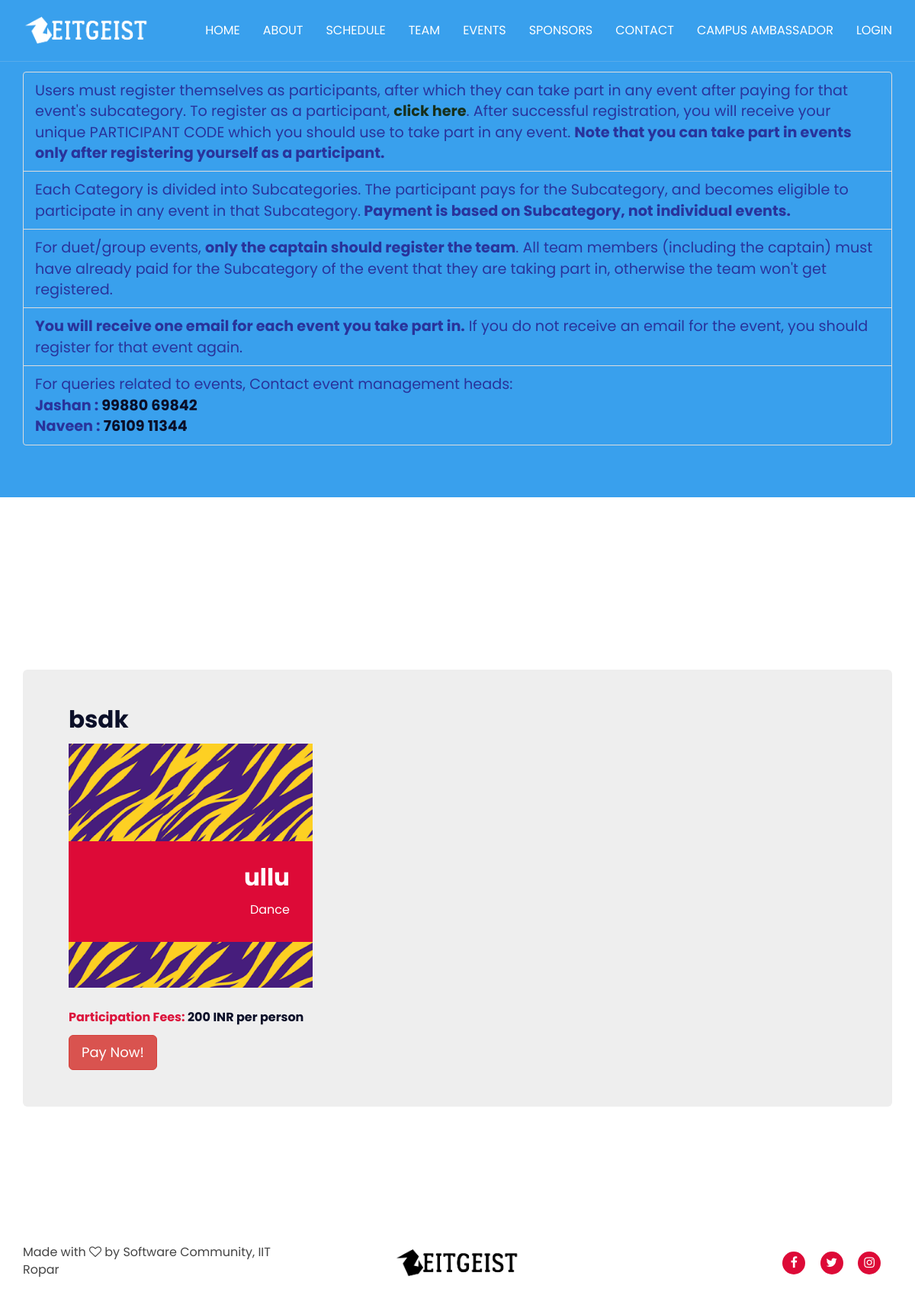
Screenshot of /events/ with the database file from the repository.
### main_page/models.py (models this page shows, shortened)
class Subcategory(models.Model):
    name = models.CharField(max_length=40, null=False, blank=False)
    category = models.ForeignKey(Category, on_delete=models.CASCADE, blank=False, null=False)
    participation_fees_per_person = models.IntegerField(blank=False)
    class Meta:
        verbose_name_plural = 'Subcategories'

class Event(models.Model):
    name = models.CharField(max_length=40, null=False, blank=False)
    subcategory = models.ForeignKey(Subcategory, on_delete=models.CASCADE)
    EVENT_TYPE_CHOICES = [
        ('Solo', 'Solo'),
        ('Duet', 'Duet'),
        ('Group', 'Group'),
    ]
    event_type = models.CharField(
        max_length=5,
        choices=EVENT_TYPE_CHOICES,
        null=False,
        blank=False,
    )
    first_cash_prize = models.IntegerField(blank=False)
    second_cash_prize = models.IntegerField(blank=False)
    third_cash_prize = models.IntegerField(blank=False)
    first_goodies = models.IntegerField(blank=False)
    second_goodies = models.IntegerField(blank=False)
    third_goodies = models.IntegerField(blank=False)
    minimum_team_size = models.IntegerField(blank=False)
    maximum_team_size = models.IntegerField(blank=False)
    start_date_time = models.DateTimeField(blank=False)
    end_date_time = models.DateTimeField(blank=False)
    description = models.TextField(blank=False)

class Category(models.Model):
    CATEGORY_CHOICES = [
        ('Dance', 'Dance'),
        ('Dramatics', 'Dramatics'),
        ('Fine Arts', 'Fine Arts'),
        ('Gaming', 'Gaming'),
        ('Life Style', 'Life Style'),
        ('Literary', 'Literary'),
        ('Music', 'Music'),
        ('Photography', 'Photography'),
        ('Quizzing', 'Quizzing'),
        ('Video Making', 'Video Making'),
    ]
    name = models.CharField(
        max_length=20,
        choices=CATEGORY_CHOICES,
        null=False,
        blank=False,
    )
    class Meta:
        verbose_name_plural = 'Categories'

### main_page/views.py (the view)
# urls.py: path('events/', views.main_page_events, name="main_page_events"),
def main_page_events(request):
    events_data = {}
    categories = Category.objects.all()
    for category in categories:
        events_data[category] = {}
        subcategories = category.subcategory_set.all()
        for subcategory in subcategories:
            events_data[category][subcategory] = subcategory.event_set.all()
    return render(request, 'main_page/events.html', {'events_data': events_data})

### main_page/templates/main_page/events.html (shortened to what this page needs)
{% extends "main_page/base.html" %}
{% load static %}
{% block content %}
<div class='jumbotron' style="background-color:#39a0ed; color:#fdef8d ">
    <br><br>
    <div class='container'>
        <ul class='list-group'>
            <li style="background-color:#39a0ed; color:#29339b; font-size: larger " class='list-group-item'>Users must register themselves as participants, after which they can take part in any event after paying for that event's subcategory. To register as a participant, <a href="{% url 'register_as_participant' %}" style="font-weight:bold;color:#17301c">click here</a>. After successful registration, you will receive your unique PARTICIPANT CODE which you should use to take part in any event. <strong>Note that you can take part in events only after registering yourself as a participant.</strong></li>
            <li style="background-color:#39a0ed; color:#29339b; font-size: larger " class='list-group-item'>Each Category is divided into Subcategories. The participant pays for the Subcategory, and becomes eligible to participate in any event in that Subcategory.<strong> Payment is based on Subcategory, not individual events.</strong></li>
            <li style="background-color:#39a0ed; color:#29339b; font-size: larger " class='list-group-item'>For duet/group events, <strong>only the captain should register the team</strong>. All team members (including the captain) must have already paid for the Subcategory of the event that they are taking part in, otherwise the team won't get registered.</li>
            <li style="background-color:#39a0ed; color:#29339b; font-size: larger " class='list-group-item'><strong>You will receive one email for each event you take part in.</strong> If you do not receive an email for the event, you should register for that event again.</li>
            <li style="background-color:#39a0ed; color:#29339b; font-size: larger " class='list-group-item'>For queries related to events, Contact event management heads:<br>
            <strong>Jashan : <a href="tel:9988069842">99880 69842</a><br>Naveen : <a href="tel:7610911344">76109 11344</a></strong></li>
        </ul>
    </div>
</div>
<div id="Events" class="section">
    <div class="container">
        {% for category,subcategories in events_data.items %}
        <div class="section-title">
            <h3 class="title"><span style="color: #dd0a37;">{{ category.name }}</span></h3>
        </div>
        {% for subcategory,events in subcategories.items %}
        <div class="jumbotron">
            <h2 class="title">{{ subcategory.name }}</h2>
            <div class="row">
                {% for event in events %}
                <div class="col-md-4 col-xs-6">
                    <div class="member" data-toggle="modal" data-target="#{{ event.name|cut:' '|cut:'('|cut:')'|cut:'&'|cut:'.' }}">
                        <div class="member-img">
                        </div>
                        <div class="member-body">
                            <div class="member-content">
                                <h2>{{ event.name }}</h2>
                                <span>{{ category.name }}</span>
                            </div>
                        </div>
                    </div>
                </div>
                {% endfor %}
            </div>
            <h4 class='title'><span style="color: crimson">Participation Fees:</span> {{ subcategory.participation_fees_per_person }} INR per person</h4>
            <a href="{% url 'pay_for_subcategory' subcategory.id %}" class='btn btn-danger btn-lg'>Pay Now!</a>
        </div>
        {% endfor %}
        {% endfor %}
    </div>
</div>
{% endblock content %}

### main_page/static/main_page/css/style.css (style rules this page uses)
body { font-family: 'Poppins', sans-serif; font-size: 16px; color: #444; }
h1, h2, h3, h4, h5, h6 { margin: 0px 0px 15px; color: #0b0f28; font-weight: 700; }
h2 { font-size: 31px; }
h3 { font-size: 22px; }
h4 { font-size: 16px; }
a { color: #0b0f28; -webkit-transition: 0.3s color; transition: 0.3s color; }
ul, ol { margin: 0; padding: 0; list-style: none }
.section { position: relative; padding: 90px 0px; }
.section-title { text-align: center; margin-bottom: 60px; }
.section-title .title { position: relative; text-transform: capitalize; font-weight: 900; font-size: 42px; overflow: hidden; }
.member { position: relative; cursor: pointer; margin-bottom: 30px; }
.member:after { content: ""; position: absolute; left: 0; top: 0; bottom: 0; right: 0; background-color: #000; opacity: 0; -webkit-transition: 0.3s all; transition: 0.3s all; }
.member .member-body { position: absolute; bottom: 60px; left: 0; right: 0; }
.member .member-content { position: relative; padding: 30px; background: #dd0a37; text-align: right; z-index: 20; }
.member .member-content>h2 { color: #FFF; }
.member .member-content>span { color: #fff; }

### rows the page displays
Category: name "Dance"
Subcategory: name "bsdk", participation_fees_per_person "200"
Event: name "ullu"
